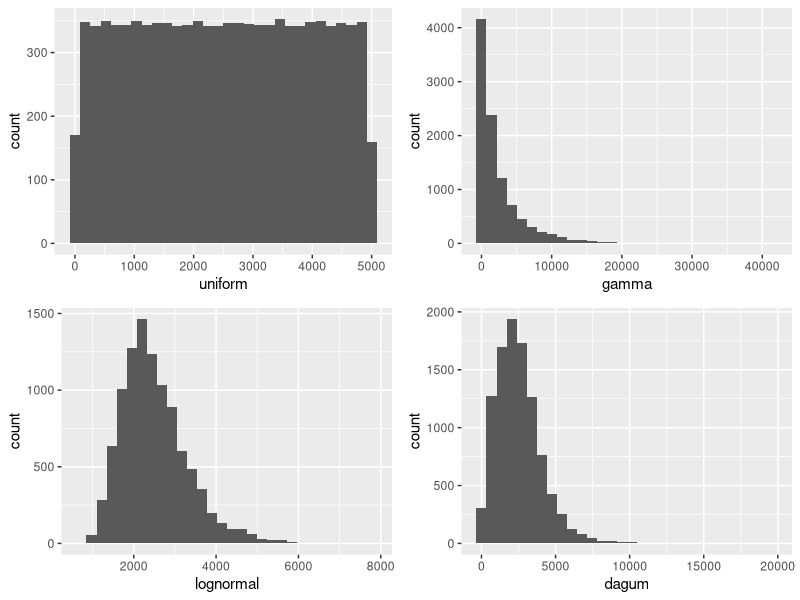

Recreate this plot in R. (Note: this script raises an error after producing the figure.)
# script to generate the data

# global parameters

library(tidyverse)
set.seed(123)
n <- 10000 # 10000 observations in the population dataframe

# version 1: uniform distribution
dat_inc <- data.frame(row.names = 1:10000)
for (i in 1:nrow(dat_inc)) {
  dat_inc$uniform[i] <- pmax(i/2 + rnorm(1, 0, 5), 0)
}

plot_uniform <- dat_inc |> 
  ggplot(aes(x = uniform)) +
  geom_histogram()


# version 2: Gamma
dat_inc$gamma <- rgamma(n, shape = 0.5, rate = 1/5000)

plot_gamma <- dat_inc |> 
  ggplot(aes(x = gamma)) +
  geom_histogram()

#Version 3: Lognormal
m <- 2500
v <- 800^2

sdlog  <- sqrt(log(1 + v / m^2))
meanlog <- log(m) - 0.5 * sdlog^2

dat_inc$lognormal <- rlnorm(n, meanlog, sdlog)

plot_lognormal <- dat_inc |> 
  ggplot(aes(x = lognormal)) +
  geom_histogram()


# version 4: Dagum-distribution

# install.packages("VGAM")
library(VGAM)
## shape parameters from Bandourian et al. (2002); Germany 1994 (b there: 94075, rescaled to match mean = 2500 of other distributions)
a <- 4.413
p <- 0.337

## calculating b such that E(X) = 2500 (see Kleiber (2008))
b <- 2500 / (gamma(p + 1/a) * gamma(1 - 1/a) / gamma(p))

dat_inc$dagum <- rdagum(n, shape1 = a, shape2 = p, scale  = b)

plot_dagum <- dat_inc |> 
  ggplot(aes(x = dagum)) +
  geom_histogram()

# check distributions visually
ggpubr::ggarrange(plot_uniform, plot_gamma, plot_lognormal, plot_dagum, nrow = 2, ncol = 2)

# adding domains
domains <- c(rep("d1", 500),
             rep("d2", 1000),
             rep("d3", 2500),
             rep("d4", 6000))

# randomly shuffle and assign to dataframe and check
dat_inc$domain <- sample(domains)
table(dat_inc$domain)

summary(dat_inc)

save(dat_inc, file = "data/dataframes.RData")
